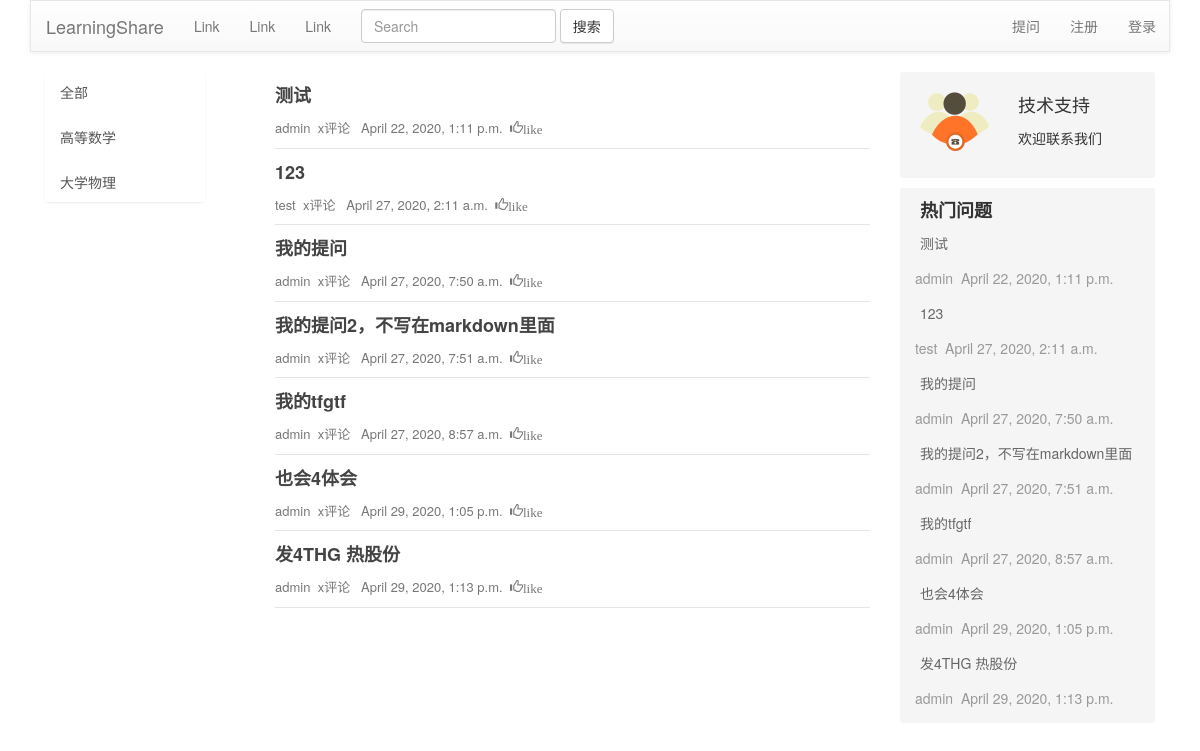
The page /question/ on the database as committed earlier.
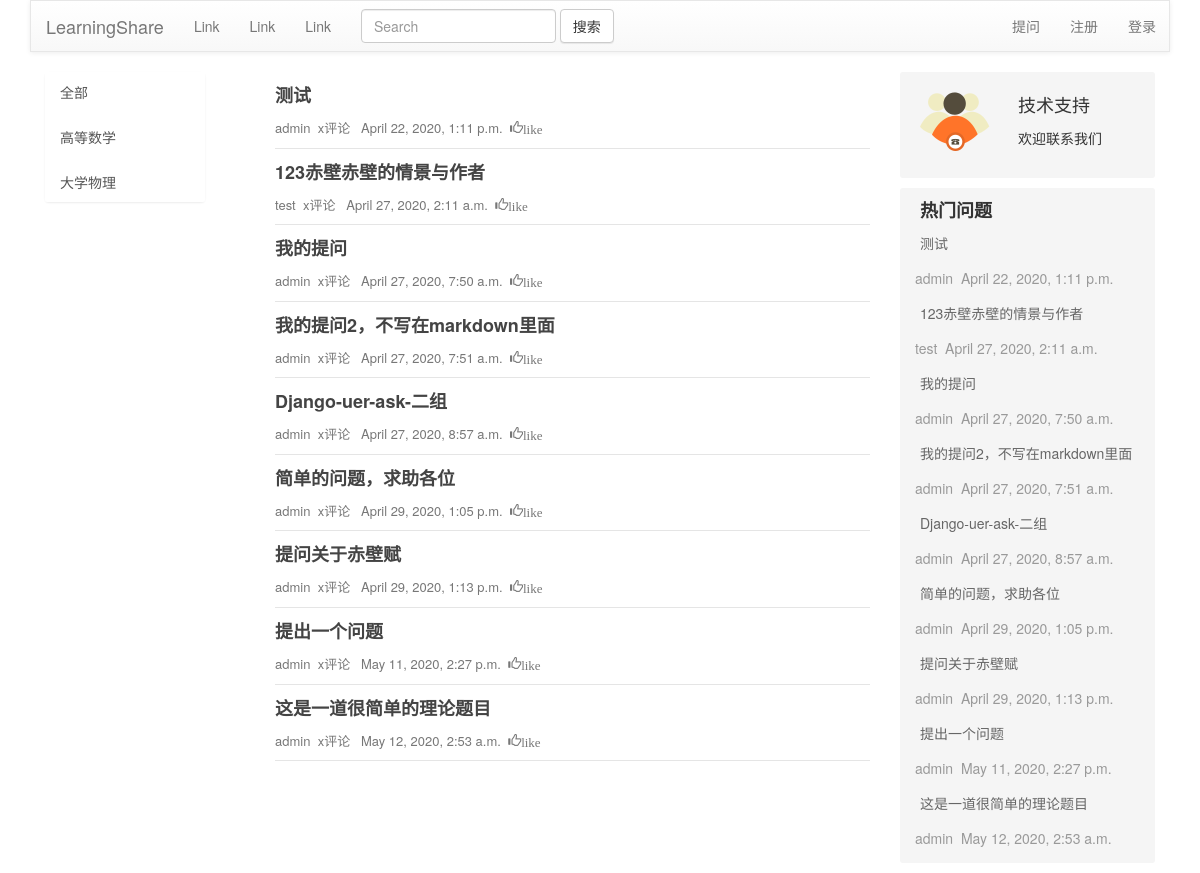
The same page on the database as committed later.
### CategoryApp/models.py (models this page shows, shortened)
class Category(models.Model):
    name = models.CharField(max_length=20, unique=True, verbose_name='分组名称')
    number = models.IntegerField(unique=True, verbose_name='分组序号')

### QuestionApp/models.py (models this page shows, shortened)
class Question(models.Model):
    user = models.ForeignKey(User, verbose_name='提问者', related_name='questions',on_delete=models.CASCADE)
    questionTitle = models.CharField('问题标题', max_length=40, unique=True,blank=False)
    questionCategory = models.ForeignKey('CategoryApp.Category', verbose_name='板块名称', on_delete=models.CASCADE)
    questionDescription = models.TextField('详细描述')
    created=models.DateTimeField(default=timezone.now,verbose_name='发布日期')
    publishDate = models.DateTimeField(auto_now=True, verbose_name='更新日期')
    goodNum = models.IntegerField(default=0,verbose_name='赞数')
    badNum = models.IntegerField(default=0, verbose_name='反对数')
    grade = models.IntegerField(default=0, verbose_name='综合质量')
    collect = models.ManyToManyField(User, verbose_name='收藏',blank=True)
    users_like = models.ManyToManyField(User, related_name="questions_like", blank=True)

### QuestionApp/views.py (the view)
# urls.py: path('', views.index, name='index'),
def index(request):
    category_id = request.GET.get('category_id')
    if len(request.GET) == 0:
        questions = Question.objects.all()
    else:
        questions = Question.objects.filter(questionCategory_id=category_id)
    categorys = Category.objects.all()
    context = {
        "questions": questions,
        "categorys": categorys
    }
    return render(request, "index.html", context=context)

### templates/index.html (shortened to what this page needs)
{% load static %}
<!DOCTYPE html>
<html lang="zh-cn">
<head>
	<link rel="stylesheet" href="{% static 'css/bootstrap.css' %}">
	<link rel="stylesheet" href="{% static 'css/bootstrap-theme.css' %}">
	<link rel="stylesheet" href="{% static 'css/main.css' %}">
</head>
<body>
<div class="container">
{% include "head.html" %}
{% block add_question %}
{% block content %}
    <div class="col-sm-2">
        <div class="list-group side-bar">
            <a class="list-group-item" href="{% url 'question:index'%}">全部</a>
			{% for category in categorys %}
			<a class="list-group-item"href="/question/?category_id={{ category.id }}" >{{ category.name}}</a>
			{% endfor %}
        </div>
    </div>
	<div class="col-sm-7">
	{% block question_list %}
        {% with total_likes=question.users_like.count  users_like=question.users_like.all %}
		{% for question in questions %}
        <div class="post-list">
            <div class="post-list-item">
                <a href="{{ question.id }}">
                    <div class="post-heading">{{question.questionTitle}}</div>
                </a>
                <p class="text-muted" >
                    <span>{{ question.user }}</span>
                    <span>&nbspx评论&nbsp</span>
                    <span>&nbsp{{question.created}}&nbsp</span>
					<span style="margin-right:20px" class="glyphicon glyphicon-thumbs-up">{{ total_likes }}like{{ total_likes|pluralize }}</span>
                </p>
            </div>
		</div>
		{% endfor %}
        {% endwith %}
	</div>
    {% block search %}
	<div class="col-sm-3">
      <div class="side-bar-well clearfix">
        <div class="col-sm-5"><img src="../static/images/support.png"></div>
        <div class="col-sm-7">
          <p class="side-bar-well-title">技术支持</p>
          <p>欢迎联系我们</p>
        </div>
      </div>
      <div class="side-bar-well">
        <strong class="side-bar-well-title">热门问题</strong>
		{% for question in questions %}
        <a href="{{ question.id }}" class="news-item">
          <div class="news-title">{{question.questionTitle}}</div>
		</a>
          <div class="news-info">
          	<span>{{ question.user }}</span>
			<span>&nbsp{{question.created}}&nbsp</span>
          </div>
        {% endfor %}
	{% endblock %}
      </div>
    </div>
	{% endblock %}
{% endblock %}
{% endblock %}
</div>
</body>
</html>

### templates/head.html (shortened to what this page needs)
{% load static %}
<!DOCTYPE html>
<html lang="zh-CN">
<head>
    <link rel="stylesheet" href="{% static 'css/bootstrap.css' %}">
    <link rel="stylesheet" href="{% static 'css/main.css' %}">
</head>
<body>
<div class="navbar navbar-default">
    <div class="container">
        <div class="navbar-header">
            <a href="{% url 'question:index' %}" class="navbar-brand">LearningShare</a>
        </div>
        <ul class="nav navbar-nav">
            <li><a href="#">Link</a></li>
            <li><a href="#">Link</a></li>
            <li><a href="#">Link</a></li>
        </ul>
		<form class="navbar-form navbar-left" role="search" method="get" id="searchform" action="{%url 'question:search' %}">
			<div class="form-group">
				<input type="search" class="form-control" name="keyword" placeholder="Search" required>
				<button type="submit" class="btn btn-default"><span>搜索</span></button>
			</div>
		</form>
        <ul class="nav navbar-nav navbar-right">
            <li><a href="{% url 'question:add_question' %}">提问</a></li>
			<li><a href="{% url 'account:user_register' %}">注册</a></li>
			{% if user.is_authenticated %}
				<li class="dropdown">
					<a class="dropdown-toggle" href="#" data-toggle="dropdown">{{ user.username }}<strong class="caret"></strong></a>
					<ul class="dropdown-menu">
						<li><a href="#">我的主页</a></li>
						<li><a href="{% url 'account:password_change' %}">修改密码</a></li>
                        <li><a href="{% url 'account:my_information' %}">个人信息</a></li>
						<li><a href="{% url 'question:my_questions' %}">我的问题</a></li>
                        <li><a href="{% url 'question:my_collections' %}">我的收藏</a></li>
                        <li><a href="#">设置</a></li>
						<li><a href="{% url 'account:user_logout' %}">退出</a></li>
					</ul>
				</li>
            {% else %}
                <li>
					<a href="{% url 'account:user_login' %}">登录</a>
				</li>
            {% endif %}
        </ul>
    </div>
</div>

### static/css/main.css (style rules this page uses)
.navbar { border-radius: 0; }
.navbar-right { margin : 0px 15px 0px 0px }
.side-bar .list-group-item { border:0; border-radius: 2px; margin-bottom: 5px; }
.post-list { margin-left:40px; }
.post-list-item { border-bottom: 1px solid #e5e5e5; padding-top: 20px; padding-bottom: 0px; margin-top:10px; }
.post-list-item:first-child { padding-top: 0; }
.post-list-item::before, .post-list-item::after { content: ""; display: block; clear: both; }
.text-muted { font-size: 13px; }
.post-heading { font-size: 18px; font-weight: bold; color: #444; line-height: 1.5; margin-bottom: 10px; }
.side-bar-well { padding: 10px; background: #f5f5f5; margin-bottom: 10px; border-radius: 3px; }
.side-bar-well-title { font-size: 18px; }
.news-item { display: block; color: #666; }
.side-bar-well > * { padding: 10px; }
.news-info { color: #999; padding: 5px; }

Rows that differ between the two databases and show on the page:
changed Question "test": questionTitle "123" → "123赤壁赤壁的情景与作者"
changed Question: questionTitle "我的tfgtf" → "Django-uer-ask-二组"
changed Question: questionTitle "也会4体会" → "简单的问题，求助各位"
changed Question: questionTitle "发4THG 热股份" → "提问关于赤壁赋"
added Question: questionTitle "提出一个问题", user "admin", created "May 11, 2020, 2:27 p.m."
added Question: questionTitle "这是一道很简单的理论题目", user "admin", created "May 12, 2020, 2:53 a.m."
